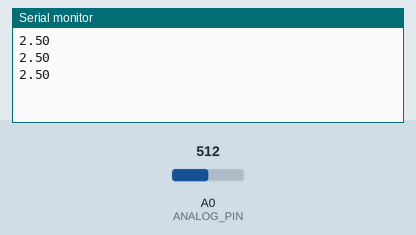
Bench run of a sketch on a simulated Arduino Uno, built with avr-gcc and run on an emulated ATmega328P. On the bench: the last lines printed to the serial monitor. The inputs (shaded band) are chosen by the test bench; at power-on: A0 (ANALOG_PIN) = 512.

Above: at 1.3 s.
1.4 s: A0 (ANALOG_PIN) set to 716
At 1.9 s:
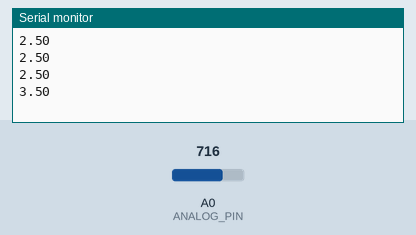
2.9 s: A0 (ANALOG_PIN) set to 900
At 3.4 s:
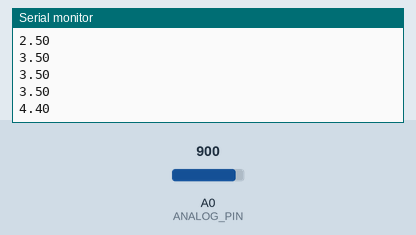
Timing chart, 0 to 5.9 s (numbered marks = the images above; inputs shaded):
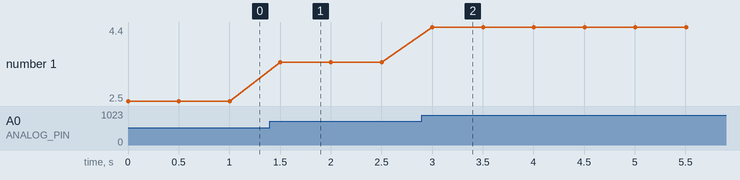

Measured:
- after the input at 1.4 s, the serial monitor: prints a new line after 0.10 s (image 1)
- after the input at 2.9 s, the serial monitor: prints a new line after 0.10 s (image 2)
- plotted number 1: 2.5 → 3.5 after the input at 1.4 s, 3.5 → 4.4 after the input at 2.9 s

The sketch:

MinionADC.ino
```cpp
// the setup routine runs once when you press reset:

#define ANALOG_PIN A0

void setup() {
  // initialize serial communication at 9600 bits per second:
  Serial.begin(9600);
}

// the loop routine runs over and over again forever:
void loop() {
  // read the input on analog pin 0:
  int sensorValue = analogRead(ANALOG_PIN);
  // Convert the analog reading (which goes from 0 - 1023) to a voltage (0 - 5V):
  float voltage = sensorValue * (5.0 / 1023.0);
  // print out the value you read:
  Serial.println(voltage);

  delay(500); // Low polling rate to reduce power consumption
}
```
